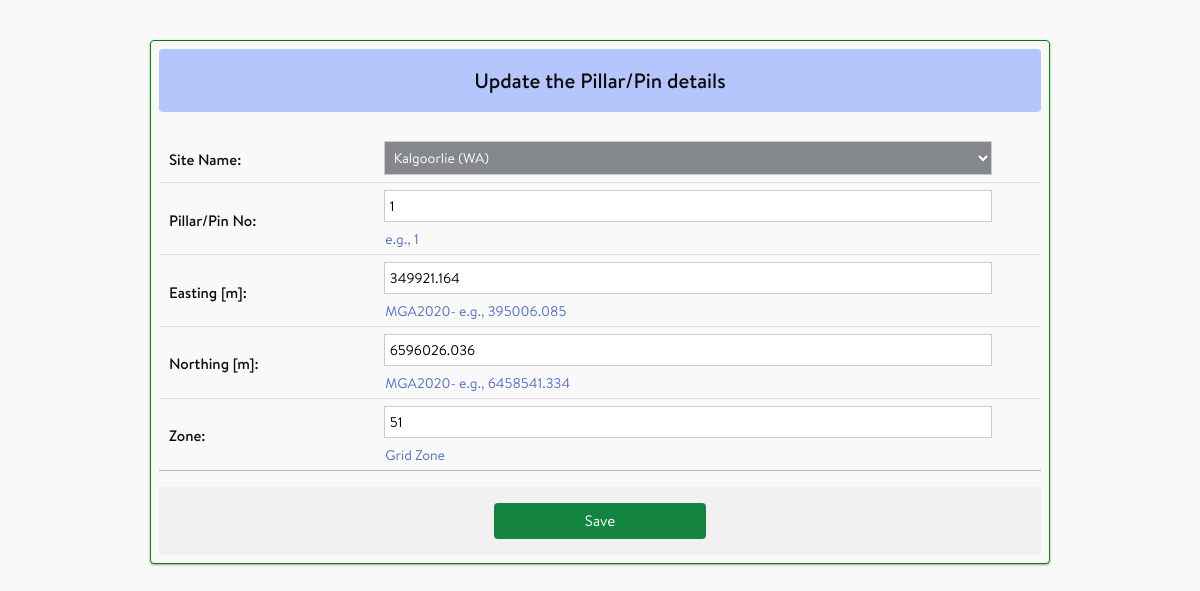
Screenshot of /calibrationsites/each_pillar_update/5/1 (signed in) with the database file from the repository.
### calibrationsites/models.py (models this page shows, shortened)
class Pillar(models.Model):
    site_id = models.ForeignKey(CalibrationSite,
                 on_delete = models.CASCADE, null = False,
                 verbose_name = 'Site Name')
    name = models.CharField(max_length=25,
                            help_text="e.g., 1",
                            verbose_name= 'Pillar/Pin No')
    order = models.CharField(max_length=25,
                            blank = True,
                            verbose_name= 'formatted name')
    easting = models.DecimalField(null=True, blank=True,
                            max_digits=9,
                            decimal_places=3,
                            verbose_name = 'Easting [m]',
                            validators=[MinValueValidator(300000), MaxValueValidator(900000)],
                            help_text="MGA2020- e.g., 395006.085")
    northing = models.DecimalField(null=True, blank=True,
                            max_digits=10,
                            decimal_places=3,
                            verbose_name = 'Northing [m]',
                            validators=[MinValueValidator(3000000), MaxValueValidator(10000000)],
                            help_text="MGA2020- e.g., 6458541.334")
    zone = models.PositiveSmallIntegerField(null=True, blank=True,
                            validators=[MinValueValidator(1), MaxValueValidator(60)],
                            help_text = "Grid Zone")
    class Meta:
        ordering = ['site_id','order']
        unique_together = ('site_id','name',)

### calibrationsites/views.py (the view)
# urls.py: path('each_pillar_update/<int:id>/<str:pk>', views.each_pillar_update, name = 'each_pillar_update'),
@login_required(login_url="/accounts/login")
def each_pillar_update(request, id, pk):
    instance = Pillar.objects.get(site_id__exact=id, name__exact=pk)
    form = PillarForm(request.POST or None, instance = instance)
    if form.is_valid():
        instance = form.save()
        if 'next' in request.POST:
            return redirect(request.POST.get('next'))
        else:
            return HttpResponse('<script>opener.closePopup(window, "%s", "%s");</script>' % (instance.pk, instance))
    return render(request, 'calibrationsites/pillar_update_form.html', {'form': form})

### calibrationsites/forms.py
class PillarForm(forms.ModelForm):
    class Meta:
        model = Pillar
        fields = '__all__'
        exclude = ('id', 'order',)
        widgets = {
            'height': forms.TextInput(attrs={'placeholder': 'Optional'}),
        }

### calibrationsites/models.py (called while the page is built)
    def __str__(self):
        return f'{self.site_name} ({self.state.statecode})'

### calibrationsites/templates/calibrationsites/pillar_update_form.html (shortened to what this page needs)
{% extends 'base_popup.html' %}
{% load i18n %}
{% load static %}
{% block content %}
<article class="post">
    <div class="post-content">
        <form action="" class="site-form" method="post">
            <div class="mb-5 site-form-header bg-indigo-300 rounded px-2">
                <h2 class="text-center">Update the Pillar/Pin details</h2>
            </div>
            <table>
                {% for field in form %}
                <tr>
                    <td width="25%"><strong>{{ field.label_tag }}</strong></td>
                    <td width="70%"> {{ field }}
                        {% if not field.field.widget.attrs.placeholder and field.help_text %}
                            <p class="helptext">{{ field.help_text }}</p>
                        {% endif %}
                    </td>
                    <td width="5%"></td>
                </tr>
                {% endfor %}
            </table>
            <div class="button-container">
                <button class="submit-button bg-green-500 hover:bg-green-400 text-base" type="submit">Save</button>
            </div>
        </form>
    </div>
</article>
<body onunload="javascript:refreshParent()">
{% endblock %}

### assets/main.css (style rules this page uses)
body, h1, h2, h3, h4, h5, h6, p, q, blockquote, pre, hr, dl, dd, ol, ul, figure { margin: 0; padding: 0; }
*, *:before, *:after { box-sizing: border-box; }
body { font: 400 0.95rem/1.5 "Fira Sans", "Brandon Text", sans-serif; color: #0c0c0d; background-color: #f9f9fa; -webkit-text-size-adjust: 100%; -webkit-font-feature-settings: "kern" 1; -moz-font-feature-settings: "kern" 1; -o-font-feature-settings: "kern" 1; font-feature-settings: "kern" 1; font-kerning: normal; }
h1, h2, h3, h4, h5, h6, p, q, blockquote, pre, dl, figure, .highlight { margin-bottom: 0.25rem; }
table { background-color: #f9f9fa; border: 1px solid #f9f9fa; border-collapse: collapse; border-spacing: 0; margin-bottom: 1rem; -webkit-overflow-scrolling: touch; overflow-x: auto; }
table th, table td { vertical-align: middle; }
table tr:not(:last-child) { border-bottom: 1px solid #e0e0e1; }
table tr { width: 1.65rem; }
table tr:last-child { border-bottom: 1.5px solid #bbb; }
table th, table td { padding: 0.15rem 0.25rem; }
table th p, table td p { margin: 0.5rem; }
input, textarea, select, button { font-family: inherit; }
.post h2 { font-size: 1.3rem; font-weight: 500; margin: 1rem 0 1rem; }
.post p { font-size: 0.95rem; line-height: 1.5; margin: 0 0 1rem; }
.post strong { font-weight: 700; margin: 1rem 0 .5rem; }
input, section { clear: both; padding-top: 10px; display: none; }
.site-form { -webkit-transition: 0.3s box-shadow ease; transition: 0.3s box-shadow ease; display: -webkit-box; display: -ms-flexbox; display: flex; -ms-flex-wrap: wrap; flex-wrap: wrap; width: 90%; list-style: none; margin: 40px auto; box-shadow: 0 1px 3px rgba(0, 0, 0, 0.12), 0 1px 2px rgba(0, 0, 0, 0.24); border: 1px solid green; padding: 0.5rem; border-radius: 0.25rem;; }
.site-form .site-form-header { width: 100% }
@media screen and (min-width: 768px) { .site-form { width: 85%; } }
@media screen and (min-width: 1024px) { .site-form { width: 80%; } }
.site-form table { width: 100%; }
@media screen and (min-width: 768px) { .site-form { max-width: 90%; } }
@media screen and (min-width: 960px) { .site-form { max-width: 75%; } }
.site-form input[type=email], .site-form input[type=password], .site-form input[type=text], .site-form input[type=number], .site-form input[type=date], .site-form input[type=file], .site-form select { padding: 5px; margin: 5px 0; display: inline-block; border: 1px solid #ccc; font-size: 0.875rem; }
.site-form input[type=email], .site-form input[type=password], .site-form input[type=text], .site-form input[type=number], .site-form input[type=date], .site-form input[type=file] { width: 100%; }
.site-form select { width: 100%; background-color: #85888b; }
.site-form label { display: block; width: 95%; padding: 5px; margin-top: 5px; font-weight: 500; }
select { background: #34495E; color: #fff; }
.site-form .cancelbtn, .site-form .next-button, .site-form .save-button, .site-form .submit-button { width: 25%; padding: 7.5px 28px; border: transparent; border-radius: 0.25rem; color: #fff; font-weight: 400; cursor: pointer; }
.site-form .helptext { font-size: 0.875rem; color: #1034a6; opacity: 0.7; font-weight: 400; margin: 0.10rem; }
.site-form .button-container { background-color: #f1f1f1; width: 100%; display: flex; padding: 16px; justify-content: space-around; align-items: center; }
@media screen and (min-width:768px) { .site-form .button-container { gap: 2rem; } }
@media screen and (min-width:768px) { .site-form input[type=email], .site-form input[type=password], .site-form input[type=text], .site-form input[type=number], .site-form input[type=date], .site-form input[type=file], .site-form select { width: 100%; } }
.bg-green-500 { --bg-opacity: 1; background-color: #148540; background-color: rgba(20, 133, 64, var(--bg-opacity)); }
.bg-indigo-300 { --bg-opacity: 1; background-color: #b4c6fc; background-color: rgba(180, 198, 252, var(--bg-opacity)); }
.mb-5 { margin-bottom: 1.25rem; }
.rounded { border-radius: 0.25rem; }
.text-base { font-size: 0.95rem; }
.px-2 { padding-left: 0.5rem; padding-right: 0.5rem; }
.text-center { text-align: center; }

### assets/style_ib.css (style rules this page uses)
select { background: #34495E; color: #fff; }

### rows the page displays
Pillar: form "Kalgoorlie (WA)" "1" "349921.164" "6596026.036" "51"

### other values shown
{{ field.label_tag }} "Site Name:" "Pillar/Pin No:" "Easting [m]:" "Northing [m]:" "Zone:"
{{ field.help_text }} "e.g., 1" "MGA2020- e.g., 395006.085" "MGA2020- e.g., 6458541.334" "Grid Zone"
